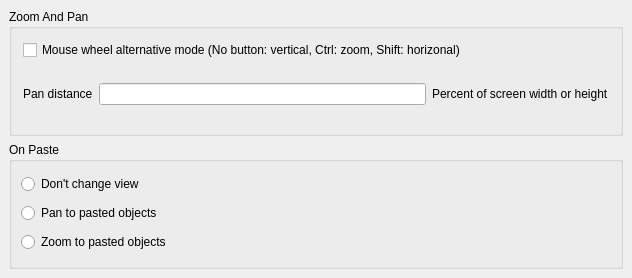
<ui version="4.0" >
 <class>LayoutViewConfigPage3b</class>
 <widget class="QFrame" name="LayoutViewConfigPage3b" >
  <property name="geometry" >
   <rect>
    <x>0</x>
    <y>0</y>
    <width>632</width>
    <height>278</height>
   </rect>
  </property>
  <property name="windowTitle" >
   <string>Settings</string>
  </property>
  <layout class="QVBoxLayout" >
   <property name="margin" >
    <number>9</number>
   </property>
   <property name="spacing" >
    <number>6</number>
   </property>
   <item>
    <widget class="QGroupBox" name="groupBox_2" >
     <property name="title" >
      <string>Zoom And Pan</string>
     </property>
     <layout class="QVBoxLayout" >
      <property name="margin" >
       <number>11</number>
      </property>
      <property name="spacing" >
       <number>6</number>
      </property>
      <item>
       <widget class="QCheckBox" name="alt_mouse_wheel_mode_cbx" >
        <property name="text" >
         <string>Mouse wheel alternative mode (No button: vertical, Ctrl: zoom, Shift: horizonal)</string>
        </property>
       </widget>
      </item>
      <item>
       <widget class="QFrame" name="frame" >
        <property name="frameShape" >
         <enum>QFrame::NoFrame</enum>
        </property>
        <property name="frameShadow" >
         <enum>QFrame::Raised</enum>
        </property>
        <layout class="QHBoxLayout" >
         <property name="margin" >
          <number>0</number>
         </property>
         <property name="spacing" >
          <number>6</number>
         </property>
         <item>
          <widget class="QLabel" name="label_3" >
           <property name="text" >
            <string>Pan distance</string>
           </property>
          </widget>
         </item>
         <item>
          <widget class="QLineEdit" name="pan_distance_le" />
         </item>
         <item>
          <widget class="QLabel" name="label_4" >
           <property name="text" >
            <string>Percent of screen width or height</string>
           </property>
          </widget>
         </item>
        </layout>
       </widget>
      </item>
     </layout>
    </widget>
   </item>
   <item>
    <widget class="QGroupBox" name="groupBox" >
     <property name="minimumSize" >
      <size>
       <width>0</width>
       <height>0</height>
      </size>
     </property>
     <property name="title" >
      <string>On Paste</string>
     </property>
     <layout class="QVBoxLayout" >
      <property name="margin" >
       <number>9</number>
      </property>
      <property name="spacing" >
       <number>6</number>
      </property>
      <item>
       <widget class="QRadioButton" name="paste_dont_change_rb" >
        <property name="text" >
         <string>Don't change view</string>
        </property>
       </widget>
      </item>
      <item>
       <widget class="QRadioButton" name="paste_pan_rb" >
        <property name="text" >
         <string>Pan to pasted objects</string>
        </property>
       </widget>
      </item>
      <item>
       <widget class="QRadioButton" name="paste_zoom_rb" >
        <property name="text" >
         <string>Zoom to pasted objects</string>
        </property>
       </widget>
      </item>
     </layout>
    </widget>
   </item>
  </layout>
 </widget>
 <layoutdefault spacing="6" margin="11" />
 <tabstops>
  <tabstop>alt_mouse_wheel_mode_cbx</tabstop>
 </tabstops>
 <resources/>
 <connections/>
</ui>
